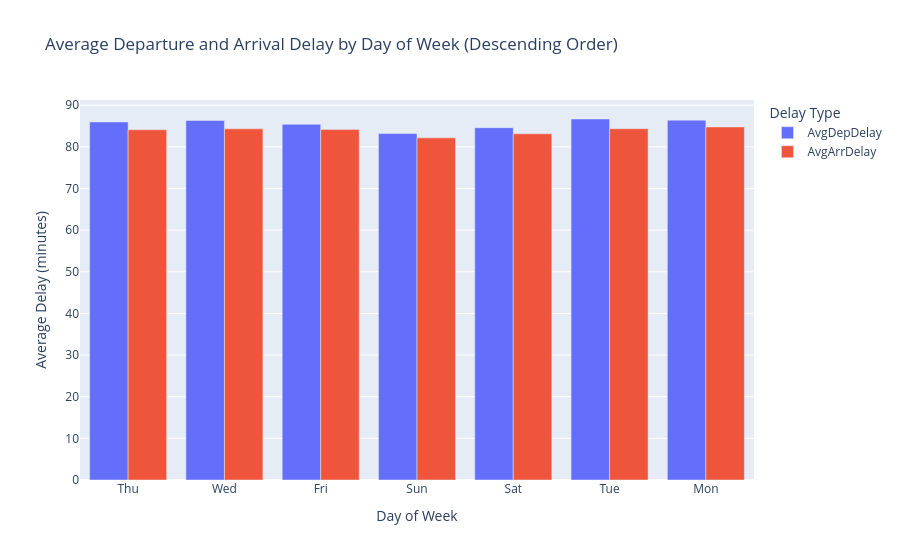

Write notebook code for a chart like this one.
### Markdown cell above
#### Average Delay by Day of Week

Goal: Identify which days of the week experience higher or lower flight delays — useful for detecting operational or demand-based trends (e.g., business travel vs leisure peaks).

### Code cell
from pyspark.sql import functions as F
import plotly.express as px

# --- Group & aggregate ---
avg_delay_by_dow = (
    delayed_df.groupBy("DayOfWeek")
      .agg(
          F.avg("DepDelayMinutes").alias("AvgDepDelay"),
          F.avg("ArrDelayMinutes").alias("AvgArrDelay"),
          F.count("*").alias("FlightCount")
      )
)

# --- Convert to pandas & compute total average ---
avg_delay_dow_pdf = avg_delay_by_dow.toPandas()
avg_delay_dow_pdf["TotalAvgDelay"] = (
    avg_delay_dow_pdf["AvgDepDelay"] + avg_delay_dow_pdf["AvgArrDelay"]
) / 2

# --- Sort descending by total average delay ---
avg_delay_dow_pdf = avg_delay_dow_pdf.sort_values("TotalAvgDelay", ascending=False)

# --- Create grouped bar chart ---
fig = px.bar(
    avg_delay_dow_pdf,
    x="DayOfWeek",
    y=["AvgDepDelay", "AvgArrDelay"],
    barmode="group",
    title="Average Departure and Arrival Delay by Day of Week (Descending Order)",
    labels={
        "value": "Average Delay (minutes)",
        "DayOfWeek": "Day of Week",
        "variable": "Delay Type"
    }
)

# --- Optional: update tick labels for weekdays ---
fig.update_layout(
    xaxis=dict(
        tickmode='array',
        tickvals=avg_delay_dow_pdf["DayOfWeek"],
        ticktext=["Mon", "Tue", "Wed", "Thu", "Fri", "Sat", "Sun"]
    )
)

fig.show()

### Figure 1 — Plotly figure (JSON) as saved in the notebook; plotly's stock layout.template omitted (floating-point values rounded to 4 significant figures)
{"data": [{"alignmentgroup": "True", "hovertemplate": "Delay Type=AvgDepDelay<br>Day of Week=%{x}<br>Average Delay (minutes)=%{y}<extra></extra>", "legendgroup": "AvgDepDelay", "marker": {"color": "#636efa", "pattern": {"shape": ""}}, "name": "AvgDepDelay", "offsetgroup": "AvgDepDelay", "orientation": "v", "showlegend": true, "textposition": "auto", "type": "bar", "x": [7, 6, 2, 1, 3, 5, 4], "xaxis": "x", "y": [86.42, 86.7, 86.33, 86.0, 85.43, 84.61, 83.21], "yaxis": "y"}, {"alignmentgroup": "True", "hovertemplate": "Delay Type=AvgArrDelay<br>Day of Week=%{x}<br>Average Delay (minutes)=%{y}<extra></extra>", "legendgroup": "AvgArrDelay", "marker": {"color": "#EF553B", "pattern": {"shape": ""}}, "name": "AvgArrDelay", "offsetgroup": "AvgArrDelay", "orientation": "v", "showlegend": true, "textposition": "auto", "type": "bar", "x": [7, 6, 2, 1, 3, 5, 4], "xaxis": "x", "y": [84.79, 84.37, 84.34, 84.13, 84.2, 83.17, 82.17], "yaxis": "y"}], "layout": {"barmode": "group", "legend": {"title": {"text": "Delay Type"}, "tracegroupgap": 0}, "title": {"text": "Average Departure and Arrival Delay by Day of Week (Descending Order)"}, "xaxis": {"anchor": "y", "domain": [0, 1], "tickmode": "array", "ticktext": ["Mon", "Tue", "Wed", "Thu", "Fri", "Sat", "Sun"], "tickvals": [7, 6, 2, 1, 3, 5, 4], "title": {"text": "Day of Week"}}, "yaxis": {"anchor": "x", "domain": [0, 1], "title": {"text": "Average Delay (minutes)"}}}}
